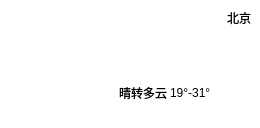
        <widget class="QWidget" name="widget_3" native="true">
         <property name="styleSheet">
          <string notr="true">background-color: rgba(157, 133, 255, 0);
border-radius: 15px</string>
         </property>
         <layout class="QHBoxLayout" name="horizontalLayout_3">
          <property name="spacing">
           <number>0</number>
          </property>
          <property name="leftMargin">
           <number>9</number>
          </property>
          <property name="topMargin">
           <number>9</number>
          </property>
          <property name="rightMargin">
           <number>9</number>
          </property>
          <property name="bottomMargin">
           <number>9</number>
          </property>
          <item>
           <widget class="QLabel" name="lblTypeIcon">
            <property name="minimumSize">
             <size>
              <width>110</width>
              <height>110</height>
             </size>
            </property>
            <property name="maximumSize">
             <size>
              <width>110</width>
              <height>110</height>
             </size>
            </property>
            <property name="styleSheet">
             <string notr="true">background-color: rgba(255, 255, 255, 0);</string>
            </property>
            <property name="text">
             <string/>
            </property>
            <property name="pixmap">
             <pixmap resource="res.qrc">:/res/type/DuoYun.png</pixmap>
            </property>
            <property name="scaledContents">
             <bool>true</bool>
            </property>
            <property name="wordWrap">
             <bool>false</bool>
            </property>
           </widget>
          </item>
          <item>
           <layout class="QVBoxLayout" name="verticalLayout_2">
            <property name="spacing">
             <number>0</number>
            </property>
            <item>
             <layout class="QHBoxLayout" name="horizontalLayout_2">
              <property name="spacing">
               <number>0</number>
              </property>
              <item>
               <widget class="QLabel" name="lblTemp">
                <property name="styleSheet">
                 <string notr="true">color: rgb(255, 255, 255);
font: 35pt &quot;Arial&quot;;
background-color: rgba(0, 255, 255, 0);</string>
                </property>
                <property name="text">
                 <string>32°</string>
                </property>
               </widget>
              </item>
              <item>
               <spacer name="horizontalSpacer">
                <property name="orientation">
                 <enum>Qt::Orientation::Horizontal</enum>
                </property>
                <property name="sizeHint" stdset="0">
                 <size>
                  <width>40</width>
                  <height>20</height>
                 </size>
                </property>
               </spacer>
              </item>
              <item>
               <layout class="QVBoxLayout" name="verticalLayout">
                <property name="spacing">
                 <number>0</number>
                </property>
                <property name="bottomMargin">
                 <number>40</number>
                </property>
                <item>
                 <widget class="QLabel" name="lblCity">
                  <property name="styleSheet">
                   <string notr="true">font: 12pt &quot;Microsoft YaHei UI&quot;;
background-color: rgba(255, 255, 255,0);</string>
                  </property>
                  <property name="text">
                   <string>北京</string>
                  </property>
                  <property name="alignment">
                   <set>Qt::AlignmentFlag::AlignRight|Qt::AlignmentFlag::AlignTrailing|Qt::AlignmentFlag::AlignVCenter</set>
                  </property>
                 </widget>
                </item>
               </layout>
              </item>
             </layout>
            </item>
            <item>
             <layout class="QHBoxLayout" name="horizontalLayout">
              <item>
               <widget class="QLabel" name="lblType">
                <property name="styleSheet">
                 <string notr="true">background-color: rgba(255, 255, 255,0);
font: 12pt &quot;微软雅黑&quot;;</string>
                </property>
                <property name="text">
                 <string>晴转多云</string>
                </property>
               </widget>
              </item>
              <item>
               <widget class="Line" name="line">
                <property name="styleSheet">
                 <string notr="true">color: rgb(255, 0, 0);</string>
                </property>
                <property name="orientation">
                 <enum>Qt::Orientation::Vertical</enum>
                </property>
               </widget>
              </item>
              <item>
               <widget class="QLabel" name="lblLowHigh">
                <property name="styleSheet">
                 <string notr="true">background-color: rgba(255, 255, 255,0);
font: 12pt &quot;微软雅黑&quot;;</string>
                </property>
                <property name="text">
                 <string>19°-31°</string>
                </property>
               </widget>
              </item>
              <item>
               <spacer name="horizontalSpacer_2">
                <property name="orientation">
                 <enum>Qt::Orientation::Horizontal</enum>
                </property>
                <property name="sizeHint" stdset="0">
                 <size>
                  <width>40</width>
                  <height>20</height>
                 </size>
                </property>
               </spacer>
              </item>
             </layout>
            </item>
           </layout>
          </item>
         </layout>
        </widget>
